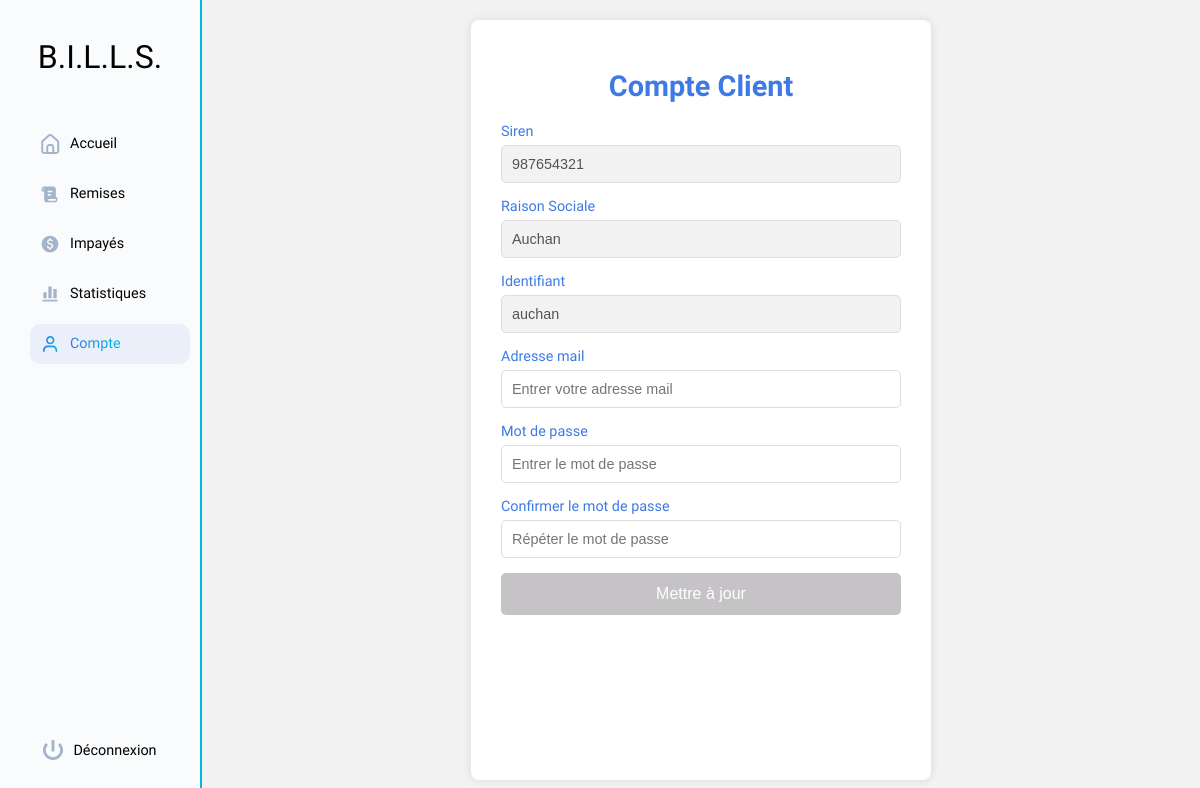
Page /src/account.php (signed in) on the earlier database version.
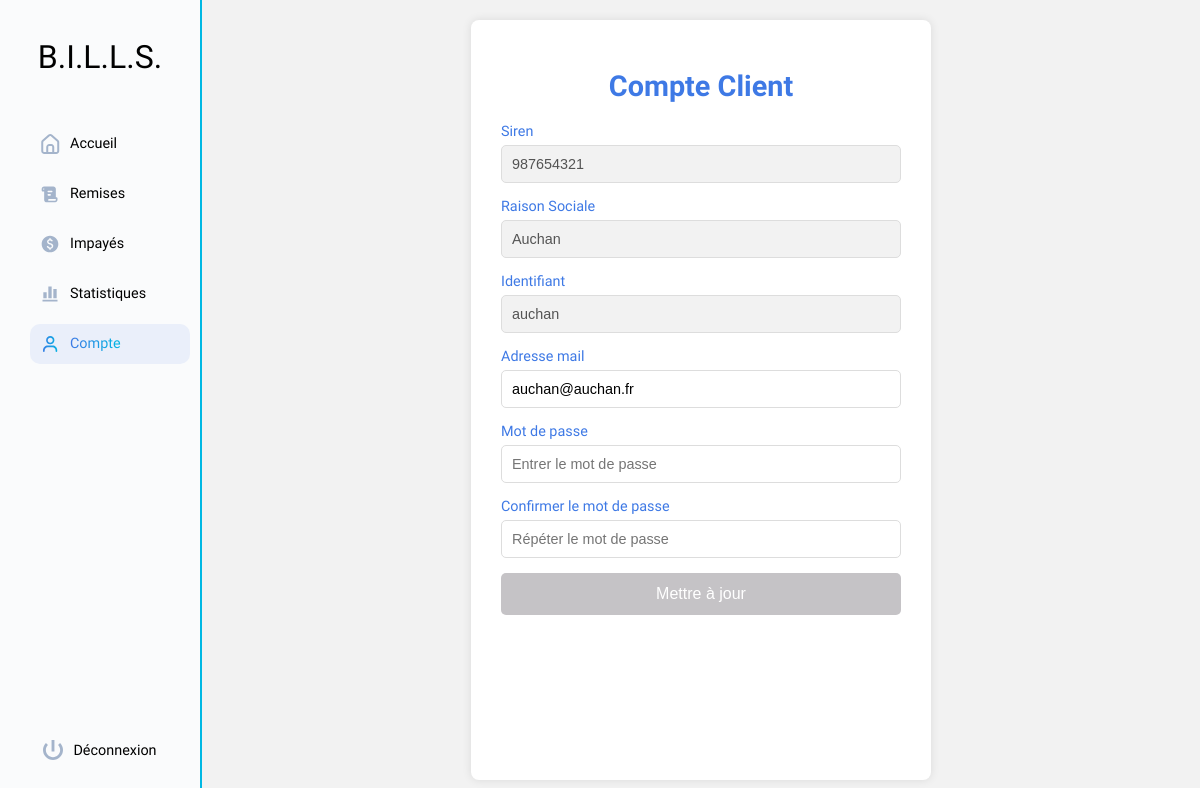
Same page on the later database version.
### tables this page shows
CREATE TABLE `client` (
  `numClient` int(11) NOT NULL,
  `numSiren` char(9) NOT NULL,
  `loginClient` varchar(50) NOT NULL,
  `passwordClient` varchar(150) NOT NULL,
  `raisonSociale` varchar(20) NOT NULL,
  `mail` varchar(200) NOT NULL
);

### data/fetchAccount.php (called while the page is built, shortened)
<?php
    try {
        $req = $dbh->prepare('SELECT numSiren, raisonSociale, loginClient, mail FROM client WHERE numClient = :numClient');
        $req->bindParam(':numClient', $_SESSION['numClient'], PDO::PARAM_INT);
        $req->execute();
        $client = $req->fetch(PDO::FETCH_ASSOC);
        if($client) {
            $siren = $client['numSiren'];
            $raisonSociale = $client['raisonSociale'];
            $loginClient = $client['loginClient'];
            $mail = $client['mail'];
        } else {
            echo "Erreur : Impossible de récupérer les informations du compte.";
        }
    } catch (Exception $e) {
        echo "Erreur SQL : " . $e->getMessage();
    }
?>

### src/account.php (the view, shortened to what this page needs)
<?php
    include('function.php');
    include('connexion.php');
    include('navbar.php');
    include('../data/fetchAccount.php');
?>
<!DOCTYPE html>
<html lang="fr">
<head>
    <link rel="stylesheet" href="../css/account.css">
</head>
    <body>
        <div class="form-container">
            <h1>Compte Client</h1>
            <form method="POST" action="">
                <div class="form-group">
                    <label for="siren">Siren</label>
                    <input type="text" id="siren" name="siren" value="<?php echo $siren ?>" placeholder="Entrer le Siren" disabled>
                </div>
                <div class="form-group">
                    <label for="raisonSociale">Raison Sociale</label>
                    <input type="text" id="raisonSociale" name="raisonSociale" value="<?php echo $raisonSociale ?>" placeholder="Entrer la Raison Sociale" disabled>
                </div>
                <div class="form-group">
                    <label for="identifiant">Identifiant</label>
                    <input type="text" id="identifiant" name="identifiant" value="<?php echo $loginClient ?>" placeholder="Entrer l'Identifiant" disabled>
                </div>
                <div class="form-group">
                    <label for="mail">Adresse mail</label>
                    <input type="email" id="mail" name="mail" value="<?php echo $mail ?>" placeholder="Entrer votre adresse mail">
                </div>
                <div class="form-group">
                    <label for="mdp">Mot de passe</label>
                    <input type="password" id="new_mdp" name="new_mdp" placeholder="Entrer le mot de passe">
                </div>
                <div class="form-group">
                    <label for="repeatmdp">Confirmer le mot de passe</label>
                    <input type="password" id="repeatmdp" name="repeatmdp" placeholder="Répéter le mot de passe">
                </div>
                <button type="submit" class="btn-submit">Mettre à jour</button>
            </form>
        </div>
    </body>
</html>

### src/navbar.php (shortened to what this page needs)
<!doctype html>
<html lang="en">
<head>
    <link rel="stylesheet" href="../css/navbar.css">
</head>
<body>
    <nav class="vertical-navigation">
        <div class="titleName">
            <p title="Bilan des Impayés et Lettres de Licences avec Statistiques">
                B.I.L.L.S.
            </p>
        </div>
        <?php display_navigation(); ?>
        <div class="deconnect">
            <a href="deconnexion.php" class="deconnect-link">
                <img src="../Image/deconnect.svg" alt="Icone Paramètres" class="icon">
                <p>Déconnexion</p>
            </a>
        </div>
    </nav>
</body>
</html>

### src/function.php (shortened to what this page needs)
<?php
function nav_client() {
    $currentPage = basename($_SERVER['SCRIPT_NAME']);
    echo "
    <nav class='vertical-navigation'>
        <ul class='navigation-items'>
            <a href='home.php' class='nav-item " . ($currentPage == 'home.php' ? 'active' : '') . "'>
                <li class='item'>
                    <img src='../image/accueil.svg' alt='Icone Accueil' class='icon'>
                    <p>Accueil</p>
                </li>
            </a>
            <a href='remise.php' class='nav-item " . ($currentPage == 'remise.php' ? 'active' : '') . "'>
                <li class='item'>
                    <img src='../image/remises.svg' alt='Icone Remises' class='icon'>
                    <p>Remises</p>
                </li>
            </a>
            <a href='impaye.php' class='nav-item " . ($currentPage == 'impaye.php' ? 'active' : '') . "'>
                <li class='item'>
                    <img src='../image/impayés.svg' alt='Icone Impayés' class='icon'>
                    <p>Impayés</p>
                </li>
            </a>
            <a href='stats.php' class='nav-item " . ($currentPage == 'stats.php' ? 'active' : '') . "'>
                <li class='item'>
                    <img src='../image/stats.svg' alt='Icone Statistiques' class='icon'>
                    <p>Statistiques</p>
                </li>
            </a>
            <a href='account.php' class='nav-item " . ($currentPage == 'account.php' ? 'active' : '') . "'>
                <li class='item'>
                    <img src='../image/compte.svg' alt='Icone Compte' class='icon'>
                    <p>Compte</p>
                </li>
            </a>
        </ul>
    </nav>";
}
function display_navigation() {
    if (isset($_SESSION['isAdmin']) && $_SESSION['isAdmin']) {
        $po = isset($_SESSION['isProductOwner']) && $_SESSION['isProductOwner'] ? 1 : 0;
        nav_admin($po);
    } else {
        nav_client();
    }
}

### css/navbar.css (style rules this page uses)
body { margin: 0; padding: 0; display: flex; font-family: "Sora", sans-serif; font-size: 0.9rem; }
nav.vertical-navigation { background-color: #FAFBFC; width: 200px; height: 100vh; margin: 0; padding: 0; display: flex; align-content: center; flex-direction: column; border-right: 2px solid #01B8E3; }
nav.vertical-navigation div.titleName { display: flex; justify-content: center; align-content: center; height: 150px; }
nav.vertical-navigation .titleName p { display: flex; justify-content: center; align-items: center; text-align: center; margin: 0; height: 100%; width: 100%; font-size: 2rem; }
nav.vertical-navigation ul.navigation-items { list-style-type: none; padding: 0; flex: 2; margin: 0 10px 0 30px; }
nav.vertical-navigation ul.navigation-items a { text-decoration: none; }
nav.vertical-navigation ul.navigation-items a.active li.item { background-color: #eaeffa; }
nav.vertical-navigation ul.navigation-items a.active li.item p { background: linear-gradient(to right, #3E79E5, #01B8E3); -webkit-background-clip: text; -webkit-text-fill-color: transparent; background-clip: text; color: transparent; }
nav.vertical-navigation ul.navigation-items li.item { display: flex; align-items: center; border-radius: 10px; margin: 10px 0; padding: 10px; transition: background-color 0.3s; color: black; }
nav.vertical-navigation ul.navigation-items li.item p { margin: 0; }
nav.vertical-navigation ul.navigation-items li.item .icon { width: 20px; height: 20px; margin-right: 10px; }
nav.vertical-navigation .deconnect { display: flex; justify-content: center; margin-top: auto; padding: 10px; margin-bottom: 20px; }
nav.vertical-navigation .deconnect-link { display: flex; align-items: center; text-decoration: none; color: black; border-radius: 10px; padding: 10px; transition: background-color 0.3s; }
nav.vertical-navigation .deconnect-link .icon { width: 20px; height: 20px; margin-right: 10px; }
nav.vertical-navigation .deconnect p { margin: 0; }

### css/account.css (style rules this page uses)
body { background-color: #f2f2f2; margin: 0; padding: 0; }
.form-container { width: 400px; margin: 20px auto; padding: 30px; background-color: #fff; box-shadow: 0px 0px 10px rgba(0, 0, 0, 0.1); border-radius: 8px; }
h1 { color: #3E79E5; text-align: center; margin-bottom: 20px; }
.form-group { margin-bottom: 15px; }
label { display: block; color: #3E79E5; margin-bottom: 5px; }
input[type="text"], input[type="email"], input[type="password"] { width: 100%; padding: 10px; border: 1px solid #ddd; border-radius: 5px; font-size: 0.9rem; box-sizing: border-box; }
input[disabled] { background-color: #f2f2f2; cursor: not-allowed; }
button.btn-submit { width: 100%; padding: 12px; background-color: #3E79E5; color: white; border: none; border-radius: 5px; font-size: 16px; cursor: pointer; transition: background-color 0.3s ease; }
button.btn-submit[disabled] { background-color: #C5C3C6; cursor: not-allowed; }

Differences in the rows shown:
changed client "Auchan": mail (not shown) → "auchan@auchan.fr"
